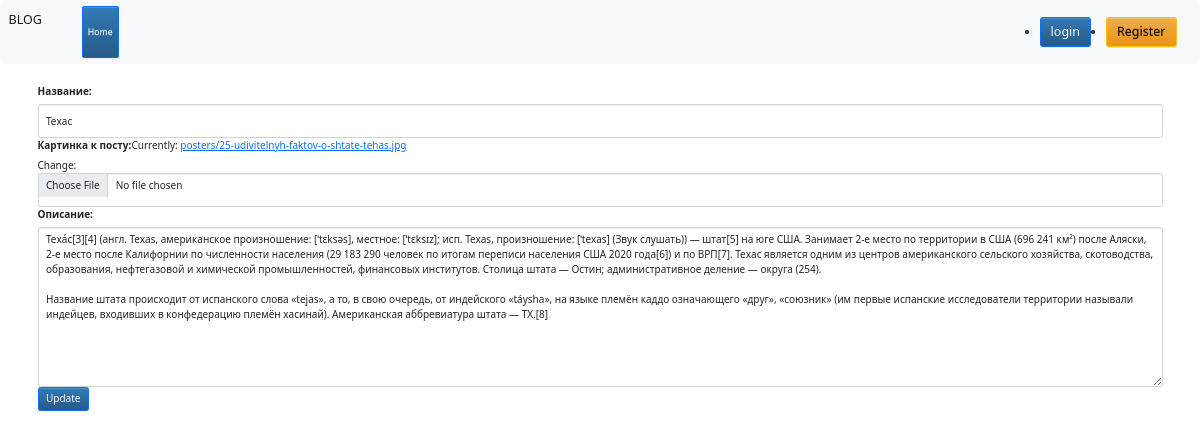
Page /update/11 on the committed database.
### test3/models.py (models this page shows, shortened)
class Post(models.Model):
    author = models.ForeignKey(User, on_delete=models.CASCADE, verbose_name='Автор', blank=True, null=True)
    name = models.CharField(max_length=240, verbose_name="Название")
    intro = models.TextField(verbose_name="Описание")
    create_date = models.DateTimeField(auto_now=True)
    poster = models.ImageField(verbose_name="Картинка к посту", upload_to='posters/')

### test3/views.py (the view)
# urls.py: path('update/<int:pk>', ArticleUpdateView.as_view(), name='update'),
class ArticleUpdateView(UpdateView):
    model = Post
    template_name = "edit_page.html"
    form_class = ArticleForm
    success_url = reverse_lazy('home')
    def get_context_data(self, **kwargs):
        kwargs['update'] = True
        return super().get_context_data(**kwargs)

### test3/forms.py
class ArticleForm(forms.ModelForm):
    class Meta:
        model = Post
        fields = ('name',
                  'poster',
                  'intro')
    def __init__(self, *args, **kwargs):
        super().__init__(*args, **kwargs)
        for field in self.fields:
            self.fields[field].widget.attrs['class'] = 'form-control'

### test3/templates/edit_page.html (shortened to what this page needs)
{% extends 'test3/index.html' %}
{% block content %}
    {% if update %}
            <div class="container overflow-hidden">
        <div class="row gx-5">
            <div class="col">
                <form id="update_data" method="post">
    {{ form }}
                </form>
                <button form="update_data" type="submit" class="btn btn-primary">Update</button>
            </div>
        </div>
            </div>
{% endif %}
{% endblock %}

### test3/static/css/style.css (style rules this page uses)
body { background: url("/media/backg.jpg") no-repeat; -moz-background-size: 100%; -webkit-background-size: 100%; background-size: 100%; }

### rows in the picture
Post: name "Техас", intro "Теха́с[3][4] (англ. Texas, американское произношение: [ˈtɛksəs], местное: [ˈtɛksɪz]; исп. Texas, произношение: [ˈtexas] (Звук слушать)) — штат[5] на юге США. Занимает 2-е место по территории в США (696 241 км²) после Аляски, 2-е место после Калифорнии по численности населения (29 183 290 человек по итогам переписи населения США 2020 года[6]) и по ВРП[7]. Техас является одним из центров американского сельского хозяйства, скотоводства, образования, нефтегазовой и химической промышленностей, финансовых институтов. Столица штата — Остин; административное деление — округа (254). Название штата происходит от испанского слова «tejas», а то, в свою очередь, от индейского «táysha», на языке племён…"
